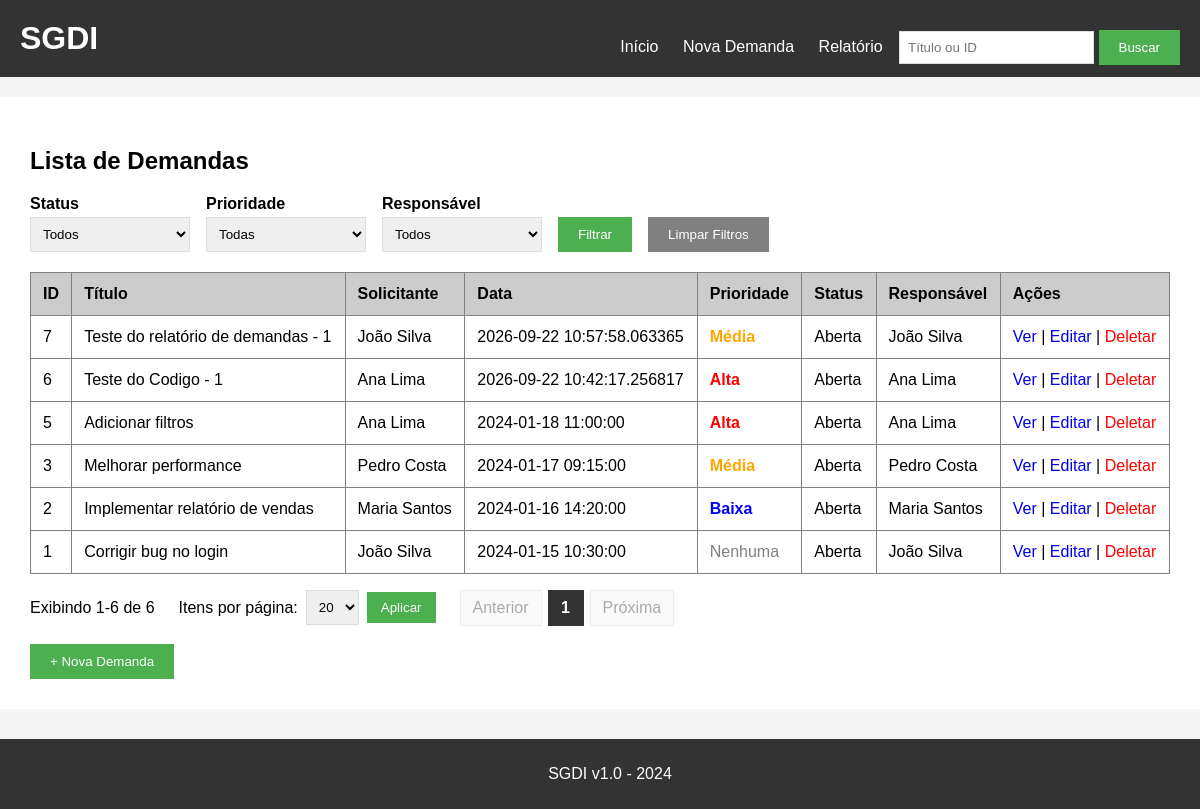
The page / on the database its author committed.
### tables this page shows
CREATE TABLE demandas (
    id INTEGER,
    titulo TEXT,
    descricao TEXT,
    solicitante TEXT,
    data_criacao TEXT,
    priority INTEGER DEFAULT 0
, usuario_id INTEGER, status TEXT DEFAULT 'aberta', responsible_id INTEGER);

CREATE TABLE usuarios (
            id INTEGER PRIMARY KEY AUTOINCREMENT,
            nome TEXT,
            email TEXT,
            senha TEXT
        );

### app.py (the view)
@app.route('/')
def index():
    return render_listagem(ler_filtros_da_requisicao())

### app.py (called while the page is built, shortened)
def get_db():
    caminho = app.config.get('DATABASE', 'demandas.db')
    conn = sqlite3.connect(caminho)
    conn.row_factory = sqlite3.Row
    preparar_banco(conn)
    return conn

def obter_parametros_paginacao():
    try:
        pagina = int(request.args.get('page', 1))
    except (TypeError, ValueError):
        pagina = 1
    if pagina < 1:
        pagina = 1
    try:
        limite = int(request.args.get('limit', LIMITE_PADRAO))
    except (TypeError, ValueError):
        limite = LIMITE_PADRAO
    if limite not in LIMITES_PERMITIDOS:
        limite = LIMITE_PADRAO
    return pagina, limite

def janela_de_paginas(pagina_atual, total_paginas, tamanho=5):
    if total_paginas <= 0:
        return []
    if total_paginas <= tamanho:
        return list(range(1, total_paginas + 1))
    metade = tamanho // 2
    inicio = max(1, pagina_atual - metade)
    fim = min(total_paginas, inicio + tamanho - 1)
    inicio = max(1, fim - tamanho + 1)
    return list(range(inicio, fim + 1))

def normalizar_termo_busca(termo):
    if termo is None:
        return None
    texto = ''.join(caractere for caractere in str(termo) if caractere.isprintable())
    texto = texto.strip()
    if not texto:
        return None
    return texto[:100]

def ler_status():
    status = request.args.get('status', '').strip()
    if status in STATUS_PERMITIDOS:
        return status
    return None

def ler_priority():
    bruto = request.args.get('priority', '').strip()
    if bruto == '':
        return None

def ler_responsible_id():
    bruto = request.args.get('responsibleId', '').strip()
    if not bruto:
        return None

def ler_filtros_da_requisicao():
    usuario_id = request.args.get('usuario_id', '').strip() or None
    termo = normalizar_termo_busca(request.args.get('q', ''))
    return {
        'usuario_id': usuario_id,
        'termo': termo,
        'status': ler_status(),
        'priority': ler_priority(),
        'responsible_id': ler_responsible_id(),
    }

def listar_usuarios(conn):
    return conn.execute(
        '''
        SELECT id, nome, email
        FROM usuarios
        ORDER BY nome
        '''
    ).fetchall()

### templates/index.html (shortened to what this page needs)
{% extends "base.html" %}
{% block content %}
<h2>Lista de Demandas</h2>
<form class="filtros" method="GET" action="/">
    <div>
        <label for="status">Status</label>
        <select name="status" id="status">
            <option value="">Todos</option>
        </select>
    </div>
    <div>
        <label for="priority">Prioridade</label>
        <select name="priority" id="priority">
            <option value="">Todas</option>
        </select>
    </div>
    <div>
        <label for="responsibleId">Responsável</label>
        <select name="responsibleId" id="responsibleId">
            <option value="">Todos</option>
        </select>
    </div>
    <button type="submit">
        Filtrar
    </button>
    <a href="/">
        <button type="button">
            Limpar Filtros
        </button>
    </a>
</form>
<table id="tabela-demandas" border="1" cellpadding="10" cellspacing="0" width="100%">
    <thead>
        <tr bgcolor="#cccccc">
            <th>ID</th>
            <th>Título</th>
            <th>Solicitante</th>
            <th>Data</th>
            <th>Prioridade</th>
            <th>Status</th>
            <th>Responsável</th>
            <th>Ações</th>
        </tr>
    </thead>
    <tbody>
        {% for demanda in demandas %}
        <tr>
            <td>
                {{ demanda[0] }}
            </td>
            <td>
                {{ demanda[1] }}
            </td>
            <td>
                {{ demanda[3] }}
            </td>
            <td>
                {{ demanda[4] }}
            </td>
            <td>
                {% if demanda[5] == 3 %}
                    <span style="color: red; font-weight: bold;">
                        Alta
                    </span>
                {% elif demanda[5] == 2 %}
                    <span style="color: orange; font-weight: bold;">
                        Média
                    </span>
                {% elif demanda[5] == 1 %}
                    <span style="color: blue; font-weight: bold;">
                        Baixa
                    </span>
                {% else %}
                    <span style="color: gray;">
                        Nenhuma
                    </span>
                {% endif %}
            </td>
            <td>
                {{ status_rotulos.get(demanda['status'], demanda['status'] or '') }}
            </td>
            <td>
                {{ demanda['responsavel_nome'] or '' }}
            </td>
            <td>
                <a href="/detalhes/{{ demanda[0] }}">
                    Ver
                </a>
                |
                <a href="/editar/{{ demanda[0] }}">
                    Editar
                </a>
                |
                <a
                    href="/deletar/{{ demanda[0] }}"
                    style="color: red;"
                    onclick="return confirm('Tem certeza que deseja deletar esta demanda?');"
                >
                    Deletar
                </a>
            </td>
        </tr>
        {% endfor %}
    </tbody>
</table>
<div class="paginacao">
    <p class="paginacao-info" id="paginacao-info">
        {% if total_items == 0 %}
            Exibindo 0 de 0
        {% else %}
            Exibindo {{ inicio }}-{{ fim }} de {{ total_items }}
        {% endif %}
    </p>
    <form class="paginacao-tamanho" method="GET" action="{{ request.path }}">
        <label for="limit">
            Itens por página:
        </label>
        <select name="limit" id="limit">
            {% for opcao in [10, 20, 50] %}
                <option
                    value="{{ opcao }}"
                    {% if limit == opcao %}selected{% endif %}
                >
                    {{ opcao }}
                </option>
            {% endfor %}
        </select>
        <button type="submit">
            Aplicar
        </button>
    </form>
    <nav class="paginacao-controles" id="paginacao-controles" aria-label="Paginação de demandas">
        {% if current_page > 1 and total_pages > 0 %}
            <a href="{{ link_pagina(current_page - 1) }}">
                Anterior
            </a>
        {% else %}
            <span class="desabilitado">
                Anterior
            </span>
        {% endif %}
        {% for numero in paginas %}
            {% if numero == current_page %}
                <span class="ativa" aria-current="page">
                    {{ numero }}
                </span>
            {% else %}
                <a href="{{ link_pagina(numero) }}">
                    {{ numero }}
                </a>
            {% endif %}
        {% endfor %}
        {% if current_page < total_pages %}
            <a href="{{ link_pagina(current_page + 1) }}">
                Próxima
            </a>
        {% else %}
            <span class="desabilitado">
                Próxima
            </span>
        {% endif %}
    </nav>
</div>
<br>
<a href="/nova_demanda">
    <button>+ Nova Demanda</button>
</a>
{% endblock %}

### templates/base.html (shortened to what this page needs)
<!DOCTYPE html>
<html lang="pt-BR">
<head>
    <link
        rel="stylesheet"
        href="{{ url_for('static', filename='style.css') }}"
    >
</head>
<body>
    <div class="header">
        <h1>SGDI</h1>
        <div class="menu">
            <a href="/">
                Início
            </a>
            <a href="/nova_demanda">
                Nova Demanda
            </a>
            <a href="/relatorio/solicitantes">
                Relatório
            </a>
            <form
                id="form-busca"
                action="/buscar"
                method="GET"
                style="display:inline;"
            >
                <input
                    id="campo-busca"
                    type="search"
                    name="q"
                    value="{{ termo|default('', true) }}"
                    placeholder="Título ou ID"
                    aria-label="Buscar por título ou ID"
                    autocomplete="off"
                >
                <button type="submit">
                    Buscar
                </button>
            </form>
        </div>
    </div>
    <div class="container">
        {% block content %}
        {% endblock %}
    </div>
    <div class="footer">
        <p>
            SGDI v1.0 - 2024
        </p>
    </div>
</body>
</html>

### static/style.css (style rules this page uses)
body { font-family: Arial, sans-serif; background-color: #f5f5f5; padding: 0 0 80px; margin: 0; }
.header { background-color: #333; color: white; padding: 20px; }
.header h1 { margin: 0; display: inline-block; }
.menu { float: right; margin-top: 10px; }
.menu a { color: white; text-decoration: none; margin-left: 20px; }
.menu form input[type="search"] { padding: 8px; border: 1px solid #ddd; min-width: 180px; margin-left: 12px; }
.container { max-width: 1200px; margin: 20px auto; background: white; padding: 30px; }
.footer { background-color: #333; color: white; text-align: center; padding: 10px; position: fixed; bottom: 0; width: 100%; }
button { background-color: #4CAF50; color: white; padding: 10px 20px; border: none; cursor: pointer; }
button[type="button"] { background-color: #808080; }
table { border-collapse: collapse; }
th { text-align: left; padding: 12px; }
td { padding: 12px; }
table a { text-decoration: none; }
form div { margin-bottom: 10px; }
.filtros { display: flex; flex-wrap: wrap; align-items: flex-end; gap: 12px 16px; margin-bottom: 20px; }
.filtros div { margin-bottom: 0; }
.filtros label { display: block; font-weight: bold; margin-bottom: 4px; }
.filtros select { padding: 8px; border: 1px solid #ddd; min-width: 160px; }
.paginacao { margin-top: 16px; display: flex; flex-wrap: wrap; align-items: center; gap: 12px 24px; }
.paginacao-info { margin: 0; }
.paginacao-tamanho { display: flex; align-items: center; gap: 8px; }
.paginacao-tamanho select { padding: 8px; border: 1px solid #ddd; }
.paginacao-tamanho button { padding: 8px 14px; }
.paginacao-controles { display: flex; align-items: center; gap: 6px; }
.paginacao-controles a, .paginacao-controles span { display: inline-block; min-width: 36px; padding: 8px 12px; text-align: center; border: 1px solid #ccc; background: #fff; color: #333; text-decoration: none; box-sizing: border-box; }
.paginacao-controles span.ativa { background: #333; color: #fff; border-color: #333; font-weight: bold; }
.paginacao-controles span.desabilitado { color: #aaa; background: #fafafa; border-color: #eee; }

### templates/base.html (style rules this page uses)
body { margin: 0; }

### rows shown on the page
demandas: id "7", titulo "Teste do relatório de demandas - 1", nome "João Silva", data_criacao "2026-09-22 10:57:58.063365", priority "Média", get "Aberta"
demandas: id "6", titulo "Teste do Codigo - 1", nome "Ana Lima", data_criacao "2026-09-22 10:42:17.256817", priority "Alta", get "Aberta"
demandas: id "5", titulo "Adicionar filtros", nome "Ana Lima", data_criacao "2024-01-18 11:00:00", priority "Alta", get "Aberta"
demandas: id "3", titulo "Melhorar performance", nome "Pedro Costa", data_criacao "2024-01-17 09:15:00", priority "Média", get "Aberta"
demandas: id "2", titulo "Implementar relatório de vendas", nome "Maria Santos", data_criacao "2024-01-16 14:20:00", priority "Baixa", get "Aberta"
demandas: id "1", titulo "Corrigir bug no login", nome "João Silva", data_criacao "2024-01-15 10:30:00", priority "Nenhuma", get "Aberta"

### other values the page prints
{{ inicio }} "1"
{{ fim }} "6"
{{ total_items }} "6"
{{ numero }} "1"
form field limit "20"
